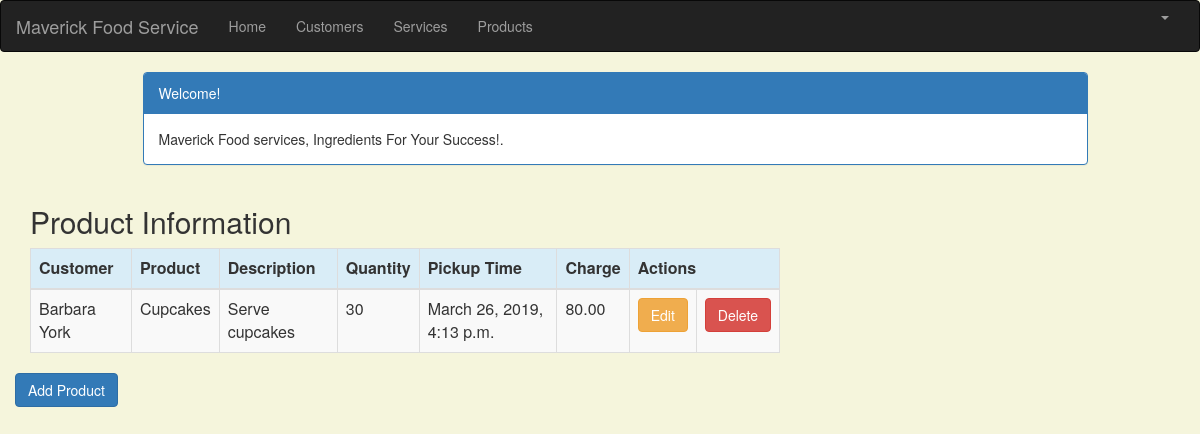
The page /product_list (signed in) on the database its author committed.
### crm/models.py (models this page shows, shortened)
class Product(models.Model):
    cust_name = models.ForeignKey(Customer, on_delete=models.CASCADE, related_name='products')
    product = models.CharField(max_length=100)
    p_description = models.TextField()
    quantity = models.IntegerField()
    pickup_time = models.DateTimeField(
        default=timezone.now)
    charge = models.DecimalField(max_digits=10, decimal_places=2)
    created_date = models.DateTimeField(
        default=timezone.now)
    updated_date = models.DateTimeField(auto_now_add=True)

class Customer(models.Model):
    cust_name = models.CharField(max_length=50)
    organization = models.CharField(max_length=100, blank=True)
    role = models.CharField(max_length=100)
    email = models.EmailField(max_length=100)
    bldgroom = models.CharField(max_length=100)
    address = models.CharField(max_length=200)
    account_number = models.IntegerField(blank=False, null=False)
    city = models.CharField(max_length=50)
    state = models.CharField(max_length=50)
    zipcode = models.CharField(max_length=10)
    phone_number = models.CharField(max_length=50)
    created_date = models.DateTimeField(
        default=timezone.now)
    updated_date = models.DateTimeField(auto_now_add=True)
    def __str__(self):
        return str(self.cust_name)

### crm/views.py (the view)
# urls.py: path('product_list', views.product_list, name='product_list'),
@login_required
def product_list(request):
   products = Product.objects.filter(created_date__lte=timezone.now())
   return render(request, 'crm/product_list.html', {'products': products})

### crm/templates/crm/product_list.html (shortened to what this page needs)
{% extends 'crm/base.html' %}
{% block content %}
    <html>
    <head>
        <link rel="stylesheet" href="https://maxcdn.bootstrapcdn.com/bootstrap/3.3.4/css/bootstrap.min.css">
    </head>
    <body>
    <div class="container">
        <div class="row">
            <div class="col-md-10 col-md-offset-1">
                <div class="panel panel-primary">
                    <div class="panel-heading">Welcome!</div>
                    <div class="panel-body">
                        Maverick Food services, Ingredients For Your Success!.
                    </div>
                </div>
            </div>
        </div>
    </div>
    <div class="row">
        <h2 style="padding-left: 15Px">Product Information</h2>
    </div>
    <div>
        <table class="table table-striped table-bordered table-hover">
            <thead>
            <tr class="bg-info">
                <th>Customer</th>
                <th>Product</th>
                <th>Description</th>
                <th>Quantity</th>
                <th>Pickup Time</th>
                <th>Charge</th>
                <th colspan="3">Actions</th>
            </tr>
            </thead>
            <tbody>
            {% for product in products %}
                <tr>
                    <td>{{ product.cust_name }}</td>
                    <td>{{ product.product }}</td>
                     <td>{{ product.p_description }}</td>
                    <td>{{ product.quantity }}</td>
                    <td>{{ product.pickup_time }}</td>
                    <td>{{ product.charge }}</td>
                    <td><a href="{% url 'crm:product_edit' pk=product.pk %}"
                           class="btn btn-warning">Edit</a></td>
                    <td><a href="{% url 'crm:product_delete' pk=product.pk %}"
                           onclick="return confirm('Are you sure you want to delete?')"
                           class="btn btn-danger">Delete</a>
                    </td>
                </tr>
            {% endfor %}
            </tbody>
        </table>
     <div class="row">
            <a href="{% url 'crm:product_new' %}" class="row"><span
                    class="btn btn-primary">Add Product</span></a>
        </div>
    </div>
    </body>
    </html>
{% endblock %}

### crm/templates/crm/product_list.html (style rules this page uses)
body { background-color: beige; }

### rows shown on the page
Product: cust_name "Barbara York", product "Cupcakes", p_description "Serve cupcakes", quantity "30", pickup_time "March 26, 2019, 4:13 p.m.", charge "80.00"
